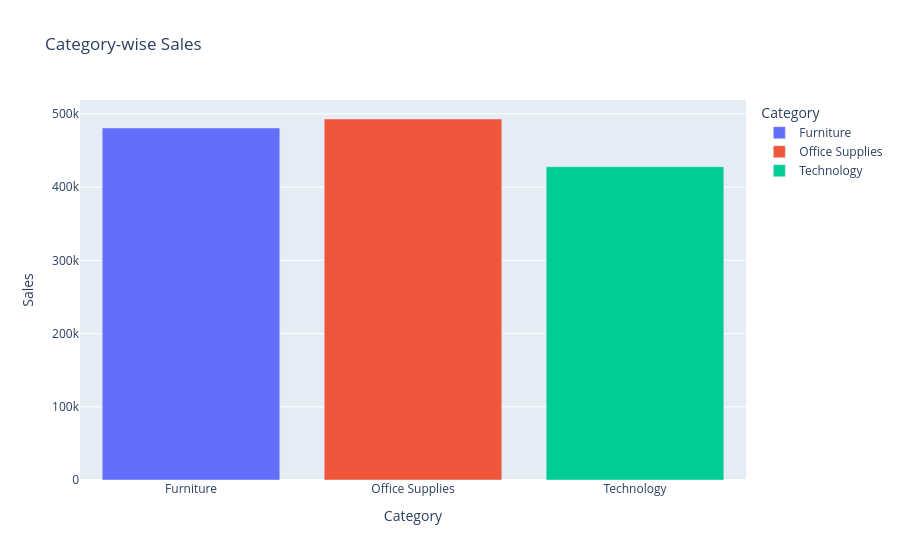

The notebook cell saved with this chart:
### Code cell
# =========================================================
# CATEGORY-WISE SALES
# =========================================================

category_sales = df.groupby(
    'Category'
)['Sales'].sum().reset_index()

fig = px.bar(
    category_sales,
    x='Category',
    y='Sales',
    color='Category',
    title='Category-wise Sales'
)

fig.show()

### Figure 1 — Plotly figure (JSON) as saved in the notebook; plotly's stock layout.template omitted (floating-point values rounded to 4 significant figures)
{"data": [{"hovertemplate": "Category=%{x}<br>Sales=%{y}<extra></extra>", "legendgroup": "Furniture", "marker": {"color": "#636efa", "pattern": {"shape": ""}}, "name": "Furniture", "orientation": "v", "showlegend": true, "textposition": "auto", "type": "bar", "x": ["Furniture"], "xaxis": "x", "y": [480900.0], "yaxis": "y"}, {"hovertemplate": "Category=%{x}<br>Sales=%{y}<extra></extra>", "legendgroup": "Office Supplies", "marker": {"color": "#EF553B", "pattern": {"shape": ""}}, "name": "Office Supplies", "orientation": "v", "showlegend": true, "textposition": "auto", "type": "bar", "x": ["Office Supplies"], "xaxis": "x", "y": [493100.0], "yaxis": "y"}, {"hovertemplate": "Category=%{x}<br>Sales=%{y}<extra></extra>", "legendgroup": "Technology", "marker": {"color": "#00cc96", "pattern": {"shape": ""}}, "name": "Technology", "orientation": "v", "showlegend": true, "textposition": "auto", "type": "bar", "x": ["Technology"], "xaxis": "x", "y": [428000.0], "yaxis": "y"}], "layout": {"barmode": "relative", "legend": {"title": {"text": "Category"}, "tracegroupgap": 0}, "title": {"text": "Category-wise Sales"}, "xaxis": {"anchor": "y", "categoryarray": ["Furniture", "Office Supplies", "Technology"], "categoryorder": "array", "domain": [0, 1], "title": {"text": "Category"}}, "yaxis": {"anchor": "x", "domain": [0, 1], "title": {"text": "Sales"}}}}
